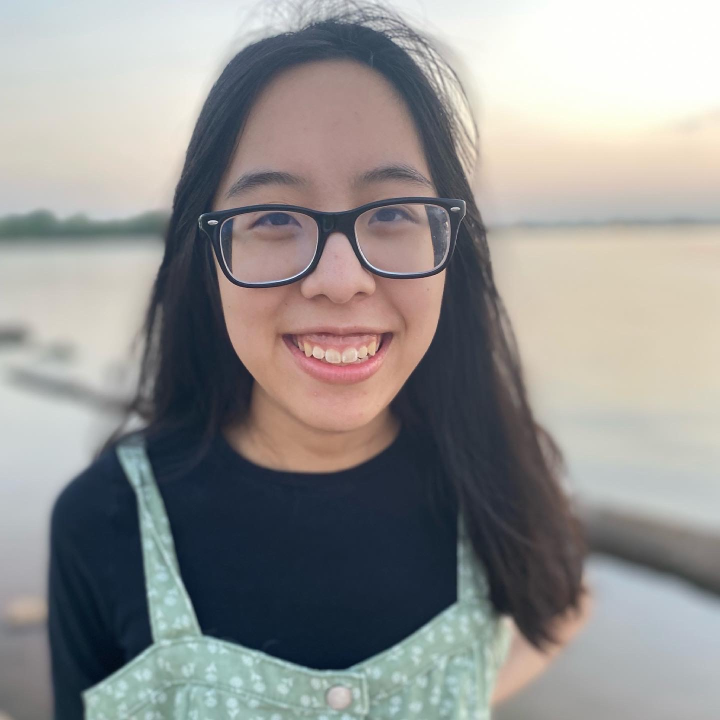
#> input picture Documents/CS189/wcdataset/Waverly.jpeg, 1440 x 1440 px (shown at 1/2 size)
$ python -i 12seasons.py   (imports and definitions only)
#> lines starting #> are read from the running program, lines starting #| are printed output that depends on the picture; after the words box and inside, x2 and y2 are one past the last pixel; in counts of white or black regions, pixels touching at a corner belong together
# libraries!
import numpy as np
from matplotlib import pyplot as plt
import cv2 as cv
import seaborn as sns

import imutils
import cv2
import colorsys

import numpy as np
import cv2
from sklearn.cluster import KMeans
from collections import Counter
import imutils
import pprint

import statistics
from numpy import mean


from typing import Tuple
import numpy as np


# [34 lines left out: functions opencv_open_into_rgb, save_rgb_image, not called in this run]


def facialrecognition(imageinput):
# Read the fileurl and return the faces
    if isinstance(imageinput, np.ndarray): #testing if numpy image
        image = imutils.resize(imageinput,width=250)
    elif isinstance(imageinput, str): # if it's a string
        if imageinput[0:6] == 'https:': #if url
            image =  imutils.url_to_image(imageinput)
            image = imutils.resize(image,width=250) # important step to resize bc the min size of face was small in comparison to some images before. :0
        else: #it's a file
            image=cv2.imread(imageinput)
            image = imutils.resize(image,width=250) #resize

    fig, ax = plt.subplots()
    plt.imshow(cv2.cvtColor(image, cv2.COLOR_BGR2RGB))
    ax.axis('off')


    ax.set_title('Color')
    plt.show()

    image_faces_gray = cv.cvtColor(image, cv.COLOR_RGB2GRAY)

    # [5 lines of commented-out code are left out]
    faceCascade = cv.CascadeClassifier(cv.data.haarcascades + 'haarcascade_frontalface_default.xml')
        # Detect faces in the image
    faces = faceCascade.detectMultiScale(
        image_faces_gray,       # this is the input image
        scaleFactor=1.05,       # this is the scale-resolution for detecting faces
        minNeighbors=1,         # this is how many nearby-detections are needed to ok a face
        minSize=(10,10),        # this is the minimum size for a face
        flags = cv.CASCADE_SCALE_IMAGE,
        # (standard)

    )
    print(f"Found {len(faces)} faces!")

    maximum = 0  # keep track of the confidence levels. Highest confidence level is the one with biggest bounding box.
    maxFace = 0
    for i, face in enumerate(faces):
        x,y,w,h = face
        if w*h > maximum:
            maximum = w*h
            maxFace = i
        print(f"face {i}: {face}")
    print(f"the face that is probably a face is {maxFace} with a size of {maximum}")


    image_faces_drawn_rgb = image.copy()  # copy onto which we draw the bounding boxes for the faces

    # Draw a rectangle around the faces
    for (x, y, w, h) in faces:
        # note that this draws on the color image!
        cv.rectangle(image_faces_drawn_rgb, (x, y), (x+w, y+h), (0, 255, 0), 2)

    print(f"Drawn! How does it do?")

    LoFi = []  # list of Face images


    for (x, y, w, h) in faces:
        # note that this draws on the color image!
        face = image[y:y+h,x:x+h,:]  #, (x, y), (x+w, y+h), (0, 255, 0), 2)
        LoFi.append( face )
        value = w*h


    # show the image!
    fig, ax = plt.subplots(figsize=(6,6))
    plt.imshow(cv2.cvtColor(image_faces_drawn_rgb,cv2.COLOR_BGR2RGB))
    ax.axis('off')
    ax.set_title('FACES???')
    plt.show()

    # printing the graph of LoFi
    print(f"There are {len(LoFi)} faces detected - they are held in the list 'LoFi'")
    print(f"Here are some of them...")


    fig, ax = plt.subplots(3,3)  # this means ax will be a 3x3 numpy array of axes!
    #ax[0,0].imshow(LoFi[0])
    #ax[0,0].imshow(cv2.resize(LoFi[0],dsize=(20,20)))
    ax[0,0].imshow(cv2.cvtColor(LoFi[0],cv2.COLOR_BGR2RGB))
    ax[0,0].axis('off')
    if len(LoFi) >= 2:
        ax[0,1].imshow(cv2.cvtColor(LoFi[1],cv2.COLOR_BGR2RGB))
        ax[0,1].axis('off')
    if len(LoFi) >= 3:
        ax[0,2].imshow(cv2.cvtColor(LoFi[2],cv2.COLOR_BGR2RGB))
        ax[0,2].axis('off')
    if len(LoFi) >= 4:
        ax[1,0].imshow(cv2.cvtColor(LoFi[3],cv2.COLOR_BGR2RGB))
        ax[1,0].axis('off')
    if len(LoFi) >= 5:
        ax[1,1].imshow(cv2.cvtColor(LoFi[4],cv2.COLOR_BGR2RGB))
        ax[1,1].axis('off')
    if len(LoFi) >= 6:
        ax[1,2].imshow(cv2.cvtColor(LoFi[5],cv2.COLOR_BGR2RGB))
        ax[1,2].axis('off')
    if len(LoFi) >= 7:
        ax[2,0].imshow(cv2.cvtColor(LoFi[6],cv2.COLOR_BGR2RGB))
        ax[2,0].axis('off')
    if len(LoFi) >= 8:
        ax[2,1].imshow(cv2.cvtColor(LoFi[7],cv2.COLOR_BGR2RGB))
        ax[2,1].axis('off')
    if len(LoFi) >= 9:
        ax[2,2].imshow(cv2.cvtColor(LoFi[8],cv2.COLOR_BGR2RGB))
        ax[2,2].axis('off')
    plt.show()

    return LoFi[maxFace]

def extractSkin(image):
  # Taking a copy of the image
  img =  image.copy()
  # Converting from BGR Colours Space to HSV
  img =  cv2.cvtColor(img,cv2.COLOR_BGR2HSV)

  # Defining HSV Threadholds
  lower_threshold = np.array([0, 48, 80], dtype=np.uint8)
  upper_threshold = np.array([20, 255, 255], dtype=np.uint8)

  # Single Channel mask,denoting presence of colours in the about threshold
  skinMask = cv2.inRange(img,lower_threshold,upper_threshold)

  # Cleaning up mask using Gaussian Filter
  skinMask = cv2.GaussianBlur(skinMask,(3,3),0)

  # Extracting skin from the threshold mask
  skin  =  cv2.bitwise_and(img,img,mask=skinMask)

  # Return the Skin image
  return cv2.cvtColor(skin,cv2.COLOR_HSV2BGR)

def removeBlack(estimator_labels, estimator_cluster):


  # Check for black
  hasBlack = False

  # Get the total number of occurance for each color
  occurance_counter = Counter(estimator_labels)


  # Quick lambda function to compare to lists
  compare = lambda x, y: Counter(x) == Counter(y)

  # Loop through the most common occuring color
  for x in occurance_counter.most_common(len(estimator_cluster)):

    # Quick List comprehension to convert each of RBG Numbers to int
    color = [int(i) for i in estimator_cluster[x[0]].tolist() ]


    # Check if the color is [0,0,0] that if it is black
    if compare(color , [0,0,0]) == True:
      # delete the occurance
      del occurance_counter[x[0]]
      # remove the cluster
      hasBlack = True
      estimator_cluster = np.delete(estimator_cluster,x[0],0)
      break


  return (occurance_counter,estimator_cluster,hasBlack)

def getColorInformation(estimator_labels, estimator_cluster,hasThresholding=False):

  # Variable to keep count of the occurance of each color predicted
  occurance_counter = None

  # Output list variable to return
  colorInformation = []


  #Check for Black
  hasBlack =False

  # If a mask has be applied, remove th black
  if hasThresholding == True:

    (occurance,cluster,black) = removeBlack(estimator_labels,estimator_cluster)
    occurance_counter =  occurance
    estimator_cluster = cluster
    hasBlack = black

  else:
    occurance_counter = Counter(estimator_labels)

  # Get the total sum of all the predicted occurances
  totalOccurance = sum(occurance_counter.values())


  # Loop through all the predicted colors
  for x in occurance_counter.most_common(len(estimator_cluster)):

    index = (int(x[0]))

    # Quick fix for index out of bound when there is no threshold
    index =  (index-1) if ((hasThresholding & hasBlack)& (int(index) !=0)) else index

    # Get the color number into a list
    color = estimator_cluster[index].tolist()

    # Get the percentage of each color
    color_percentage= (x[1]/totalOccurance)

    #make the dictionay of the information
    colorInfo = {"cluster_index":index , "color": color , "color_percentage" : color_percentage }

    # Add the dictionary to the list
    colorInformation.append(colorInfo)


  return colorInformation


def extractDominantColor(image,number_of_colors=5,hasThresholding=False):

  # Quick Fix Increase cluster counter to neglect the black(Read Article)
  if hasThresholding == True:
    number_of_colors +=1

  # Taking Copy of the image
  img = image.copy()

  # Convert Image into RGB Colours Space
  img = cv2.cvtColor(img,cv2.COLOR_BGR2RGB)

  # Reshape Image
  img = img.reshape((img.shape[0]*img.shape[1]) , 3)

  #Initiate KMeans Object
  estimator = KMeans(n_clusters=number_of_colors, random_state=0)

  # Fit the image
  estimator.fit(img)

  # Get Colour Information
  colorInformation = getColorInformation(estimator.labels_,estimator.cluster_centers_,hasThresholding)
  return colorInformation

def plotColorBar(colorInformation):
  #Create a 500x100 black image
  color_bar = np.zeros((100,500,3), dtype="uint8")

  top_x = 0
  for x in colorInformation:
    bottom_x = top_x + (x["color_percentage"] * color_bar.shape[1])

    color = tuple(map(int,(x['color'])))

    cv2.rectangle(color_bar , (int(top_x),0) , (int(bottom_x),color_bar.shape[0]) ,color , -1)
    top_x = bottom_x
  return color_bar

# [4 lines left out: function prety_print_data, not called in this run]


def skinextractor(imageinput):

    if isinstance(imageinput, np.ndarray): #testing if numpy image
        image = imutils.resize(imageinput,width=250)
    elif isinstance(imageinput, str): # if it's a string
        if imageinput[0:6] == 'https:': #if url
            image =  imutils.url_to_image(imageinput)
        else: #it's a file
            image=cv2.imread(imageinput)

    plt.imshow(cv2.cvtColor(image,cv2.COLOR_BGR2RGB))
    plt.show()


    # Apply Skin Mask
    skin = extractSkin(image)

    plt.imshow(cv2.cvtColor(skin,cv2.COLOR_BGR2RGB))
    plt.show()


    # Find the dominant color. Default is 1 , pass the parameter 'number_of_colors=N' where N is the specified number of colors
    dominantColors = extractDominantColor(skin,hasThresholding=True)


    #Show in the dominant color information
    print("Color Information")
    # prety_print_data(dominantColors)


    #Show in the dominant color as bar
    print("Color Bar")
    colour_bar = plotColorBar(dominantColors)
    plt.axis("off")
    plt.imshow(colour_bar)
    plt.show()
    return dominantColors

def getskincolor(numpyarray):
    #given a numpy array get skin color


    numpyarray= imutils.resize(numpyarray,width=250)

    #Show image
    # plt.imshow(cv2.cvtColor(numpyarray,cv2.COLOR_BGR2RGB))
    # plt.show()
    # Resize image to a width of 250

    color_info = skinextractor(numpyarray)
    # [13 lines of commented-out code are left out]
    r,g,b = color_info[0]["color"]    #just choose the dominant color
    percent = color_info[0]["color_percentage"]
    h,s,v = colorsys.rgb_to_hsv(r,g,b)
    # look at the value v not the hue

    # sum += v*percent
    # weightedavgvalue = sum #average of the 5 dominant colors
    #80 is the min 255 is the max.
    # take this and output skin color

    if v >= 236:
        return "fair", (h,s,v)
    elif 225 <= v < 236:
        return "light", (h,s,v)
    elif 201 <= v < 225:
        return "medium", (h,s,v)
    elif 130 <= v< 201:
        return "tan", (h,s,v)
    elif 116 <= v < 130:
        return "dark"
    elif v < 116:
        return "deep", (h,s,v)

def newwarmorcool(numpyarray):
    #takes in numpyarray and then outputs if it's warm or cool for the colors.
    skincolor, (h,s,v) = getskincolor(numpyarray)


    if skincolor == "fair":
        mincool = 0
        maxcool = .07
        minwarm = .07
        maxwarm = 20


        if h <= maxcool:
            print("you are cool for", skincolor, "skin")
            norm =  ((h)-mincool)/(maxcool-mincool)
            print(1-norm, "cool")
            return 1-norm, "cool"

        elif h > maxcool:
            print("you are warm for ", skincolor, "skin") # have to create a range within 0 and 20. tear tear
            norm =  ((h)-minwarm)/(maxwarm-minwarm)
            print(norm, "cool")
            return norm, "cool" #how far is it from the divide between warm and cool?


    elif skincolor == "light":
        mincool = .97
        maxcool = 20
        minwarm = 0
        maxwarm = .97
        if h <= maxwarm:
            print("you are warm for ", skincolor, "skin")
            norm =  ((h)-minwarm)/(maxwarm-minwarm)
            print(1-norm, "warm")
            return 1-norm, "warm"

        elif h > maxwarm:
            print("you are cool for", skincolor, " skin") # have to create a range within 0 and 20. tear tear
            norm =  ((h)-mincool)/(maxcool-mincool)
            print(norm, "cool")
            return norm, "cool" #how far is it from the divide between warm and cool?


    elif skincolor == "medium":
        mincool = 0
        maxcool = .07
        minwarm = .07
        maxwarm = 20


        if h <= maxcool:
            print("you are cool for ", skincolor, "skin")
            norm =  ((h)-mincool)/(maxcool-mincool)
            print(1-norm, "cool")
            return 1-norm, "cool"

        elif h > maxcool:
            print("you are warm for ", skincolor, "skin") # have to create a range within 0 and 20. tear tear
            norm =  ((h)-minwarm)/(maxwarm-minwarm)
            return norm, "warm" #how far is it from the divide between warm and cool?
    elif skincolor == "tan": #all tan people are warm
        mincool = 0
        # maxcool = .06
        # minwarm = .06
        maxwarm = 20

        # [11 lines of commented-out code are left out]
        return ((h)-mincool)/(maxwarm-mincool), "warm"

    elif skincolor == "dark":
        mincool = 0
        maxcool = .027
        minwarm = .027
        maxwarm = 20

        if h <= maxcool:
            print("you are cool for ", skincolor, "skin")
            norm =  ((h)-mincool)/(maxcool-mincool)
            print(1-norm, "cool")
            return 1-norm, "cool"

        elif h > maxcool:
            print("you are warm for ", skincolor, " skin") # have to create a range within 0 and 20. tear tear
            norm =  ((h)-minwarm)/(maxwarm-minwarm)
            print(norm, "warm" )
            return norm, "warm" #how far is it from the divide between warm and cool?
    elif skincolor == "deep":
        mincool = 0
        maxcool = .96
        minwarm = .96
        maxwarm = 20

        if h <= maxcool:
            print("you are cool for ", skincolor, "skin")
            norm =  ((h)-mincool)/(maxcool-mincool)
            print(1-norm,"cool")
            return 1-norm,"cool"

        elif h > maxcool:
            print("you are warm for ", skincolor, " skin") # have to create a range within 0 and 20. tear tear
            norm =  ((h)-minwarm)/(maxwarm-minwarm)
            print(norm, "warm" )
            return norm, "warm" #how far is it from the divide between warm and cool?

def newdarkorlight(numpyarray):


        #calls skin colors
        skincolor, (h,s,v) = getskincolor(numpyarray)
        print("This person has", skincolor, "skin")
        if skincolor == "fair" or skincolor == "light": #fair or light... are always light and see how light they are
            if skincolor == "fair":

                minv = 236 #dark
                maxv = 255 #light

            elif skincolor == "light":
                minv = 225
                maxv = 236
            normalizedvalue = ((v)-minv)/(maxv-minv)

            # return how much of a fair person are they?
            print(normalizedvalue, "light")
            return normalizedvalue, "light" #the amount that it's light. the greater it is the more light it is


        elif skincolor == "medium" or skincolor == "tan" : #tan or medium people can be dark or light for their skin tone.
            if skincolor == "medium":
                minv = 201
                maxv = 224
            elif skincolor == "tan":
                minv = 130
                maxv = 201
            halfway = (minv + maxv)/2
            if v >= minv and v <= halfway:
                normalizedvalue = ((v)-minv)/(halfway-minv)
                # if you're halfway is the maxvalue... then we want to measure how far away are you from halfway instead of distance from inv so do 1-halfway
                print("this person is dark for ", skincolor, "skin")
                print(1- normalizedvalue, "dark")
                return 1- normalizedvalue, "dark"

            elif v > halfway and v <= maxv:
                normalizedvalue = ((v)-halfway)/(maxv-halfway)
                print("this person is light for ", skincolor, "skin")
                print(normalizedvalue, "light")
                return normalizedvalue, "light"


        elif skincolor == "dark" or "deep": #deep and dark can be only dark.
            if skincolor == "dark":
                minv =  116
                maxv =  130
            elif skincolor == "deep":
                minv = 116
                maxv = 80
            normalizedvalues = ((v-minv)/(maxv-minv))
            print(1-normalizedvalues, "dark")
            return 1-normalizedvalues, "dark" #1 - because low values are dark


def newclearorsoft(numpyarray):
    # given numpy array, output a


    color_info = extractDominantColor(numpyarray,number_of_colors=5,hasThresholding=True)
    #Show in the dominant color information
    print(len(color_info))
    vlist = []
    whitelist = []
    for i in range(0,len(color_info)):
        r,g,b  = color_info[i]["color"]
        # percent = color_info[0]["color_percentage"]
        h,s,v = colorsys.rgb_to_hsv(r,g,b)

        if v >= 255-15 and v<= 255:
            whitelist += [color_info[i]]


        if v != 255:
        # hlist += [h]
            vlist += [v]

    for white in whitelist:
        print("removing", white)
        color_info.remove(white)
        print(color_info, "yay")


    print("Color Bar")
    print(len(color_info), "after")
    colour_bar = plotColorBar(color_info)
    plt.axis("off")
    plt.imshow(colour_bar)
    plt.show()

    std1 = statistics.stdev(vlist)/mean(vlist)
    if std1 <= .47:
        min = 0
        max = .47
        value = (std1 - min)/(max-min)
        print(1-value, "soft")
        return 1-value, "soft" #most soft is 0 and least soft is .47
    elif std1 >= .47:
        min = .47
        max = 1
        value = (std1 - min)/(max-min) #least clear is .47 and most is 1
        print(value, "clear")
        return value, "clear"


COLOR_SEASON_DICT = {
    # spring
    ("clear", "warm"): "bright spring",
    ("warm", "clear"): "true spring",
    ("light", "warm"): "light spring",
    # summer
    ("light", "cool"): "light summer",
    ("cool", "muted"): "true summer",
    ("muted", "cool"): "soft summer",
    # autumn
    ("muted", "warm"): "soft autumn",
    ("warm", "muted"): "true autumn",
    ("dark", "warm"): "dark autumn",
    # winter
    ("dark", "cool"): "dark winter",
    ("cool", "clear"): "true winter",
    ("clear", "cool"): "bright winter"
}

# [4 lines left out: function match_characteristics_to_season, not called in this run]


def get_primary_and_secondary_characteristics(
        imageinput
) -> Tuple[str, str]:
    # takes in an imageinput
    # hue = warmorcool(imageinput)
    print("GETTING FACE")
    face = facialrecognition(imageinput)
    print("GETTING HUE")

    huescore, hue = newwarmorcool(face)
    print("GETTING SAT")

    satscore, sat  = newclearorsoft(face)
    print("GETTING VAL")
    valscore, val = newdarkorlight(face)

    #TODO: just have the score already be calculated! And out of 100.
    hsvlist = [[huescore, hue] , [satscore,sat], [valscore,val]]
    primarychar = max(hsvlist)[1]
    primarytuple = max(hsvlist)
    print(hue, sat, val, huescore, satscore, valscore)
    if "warm" == primarychar or "cool" == primarychar:
        secondarychar = sat


    else:
        secondarychar = hue

    return primarychar, secondarychar, hue, huescore, sat, satscore, val, valscore


# [9 lines left out: function identify_color_season, not called in this run]

>>> import cv2
>>> picture = cv2.imread('wcdataset/Waverly.jpeg')
#> picture is the input picture: shape (1440, 1440, 3); mean B, G, R 144, 145.2, 146.1
>>> result = get_primary_and_secondary_characteristics(picture)
#> in facialrecognition, `image = imutils.resize(imageinput,width=250)`:
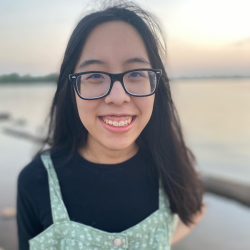
#> image: shape (250, 250, 3); mean B, G, R 144, 145.2, 146.1
#> in facialrecognition, `image_faces_gray = cv.cvtColor(image, cv.COLOR_RGB2GRAY)`:
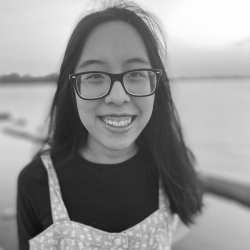
#> image_faces_gray: shape (250, 250); min 16, max 254, mean 145
#> in facialrecognition, `faces = faceCascade.detectMultiScale( image_faces_gray,`: faces = [[59, 32, 110, 110]]
#| Found 1 faces!
#> the loop in facialrecognition, `for i, face in enumerate(faces):` made 1 pass
#> (x, y, w, h, maximum, maxFace) on pass 1: (59, 32, 110, 110, 12100, 0)
#> (printed output is left out)
#> after the loop in facialrecognition, `for i, face in enumerate(faces):`: maxFace = 0; maximum = 12100
#| the face that is probably a face is 0 with a size of 12100
#> the loop in facialrecognition, `for (x, y, w, h) in faces:` made 1 pass
#> after the loop in facialrecognition, `for (x, y, w, h) in faces:`:
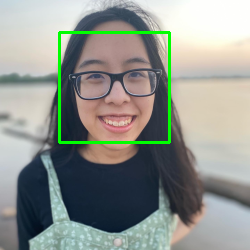
#> image_faces_drawn_rgb: shape (250, 250, 3); 2.11% of pixels changed, all inside (x1, y1, x2, y2) = (58, 31, 171, 144)
#> the loop in facialrecognition, `for (x, y, w, h) in faces:` made 1 pass
#> (x, y, w, h, value) on pass 1: (59, 32, 110, 110, 12100)
#> pass 1, in facialrecognition, `face = image[y:y+h,x:x+h,:]`:
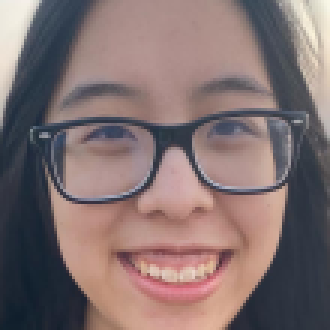
#> face: shape (110, 110, 3) (shown 3 times larger); mean B, G, R 112.1, 112.1, 129.8
#> after the loop in facialrecognition, `for (x, y, w, h) in faces:`: LoFi = 1 item
#| There are 1 faces detected - they are held in the list 'LoFi'
#> in getskincolor, `numpyarray= imutils.resize(numpyarray,width=250)`:
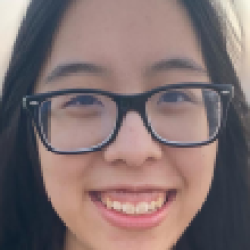
#> numpyarray: shape (250, 250, 3); mean of channels 0, 1, 2 112, 112, 129.7; drawn as B, G, R
#> in extractSkin, `skinMask = cv2.inRange(img,lower_threshold,upper_threshold)`:
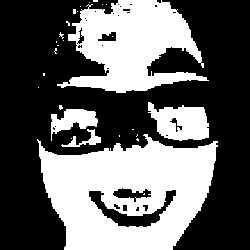
#> skinMask: shape (250, 250); 39.5% white; 28 white regions (23 under 20 px), largest, box (x1, y1, x2, y2) and area: (37, 134, 218, 250) 13854, (57, 0, 209, 93) 8122, (148, 102, 209, 141) 1629, (51, 109, 98, 141) 759, (61, 129, 101, 147) 230
#> in extractSkin, `skinMask = cv2.GaussianBlur(skinMask,(3,3),0)`:
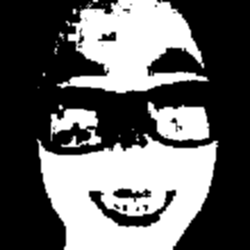
#> skinMask: shape (250, 250); min 0, max 255, mean 100.8
#> (the rest of the program and of its run is left out)
